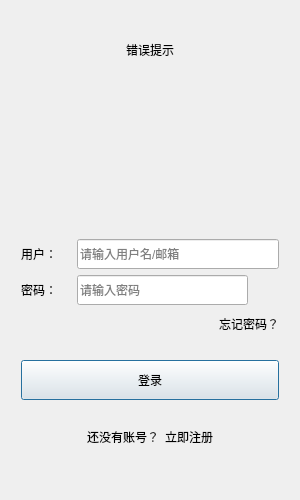
<?xml version="1.0" encoding="UTF-8"?>
<ui version="4.0">
 <class>Login_dialog</class>
 <widget class="QDialog" name="Login_dialog">
  <property name="geometry">
   <rect>
    <x>0</x>
    <y>0</y>
    <width>300</width>
    <height>500</height>
   </rect>
  </property>
  <property name="minimumSize">
   <size>
    <width>300</width>
    <height>500</height>
   </size>
  </property>
  <property name="maximumSize">
   <size>
    <width>300</width>
    <height>500</height>
   </size>
  </property>
  <property name="windowTitle">
   <string>Dialog</string>
  </property>
  <layout class="QHBoxLayout" name="horizontalLayout_2">
   <item>
    <layout class="QVBoxLayout" name="verticalLayout_2">
     <item>
      <spacer name="verticalSpacer_4">
       <property name="orientation">
        <enum>Qt::Orientation::Vertical</enum>
       </property>
       <property name="sizeHint" stdset="0">
        <size>
         <width>20</width>
         <height>30</height>
        </size>
       </property>
      </spacer>
     </item>
     <item>
      <widget class="QLabel" name="err_tip">
       <property name="text">
        <string>错误提示</string>
       </property>
       <property name="alignment">
        <set>Qt::AlignmentFlag::AlignCenter</set>
       </property>
      </widget>
     </item>
     <item>
      <widget class="QWidget" name="widget" native="true">
       <layout class="QHBoxLayout" name="horizontalLayout_3">
        <item>
         <widget class="QLabel" name="label">
          <property name="minimumSize">
           <size>
            <width>0</width>
            <height>150</height>
           </size>
          </property>
          <property name="maximumSize">
           <size>
            <width>16777215</width>
            <height>150</height>
           </size>
          </property>
          <property name="text">
           <string/>
          </property>
          <property name="pixmap">
           <pixmap resource="RC.qrc">:/res/ice.png</pixmap>
          </property>
          <property name="scaledContents">
           <bool>false</bool>
          </property>
          <property name="alignment">
           <set>Qt::AlignmentFlag::AlignCenter</set>
          </property>
         </widget>
        </item>
       </layout>
      </widget>
     </item>
     <item>
      <layout class="QHBoxLayout" name="horizontalLayout">
       <property name="leftMargin">
        <number>10</number>
       </property>
       <property name="topMargin">
        <number>0</number>
       </property>
       <property name="rightMargin">
        <number>10</number>
       </property>
       <property name="bottomMargin">
        <number>0</number>
       </property>
       <item>
        <widget class="QLabel" name="user_lable">
         <property name="minimumSize">
          <size>
           <width>50</width>
           <height>0</height>
          </size>
         </property>
         <property name="text">
          <string>用户：</string>
         </property>
        </widget>
       </item>
       <item>
        <widget class="QLineEdit" name="user_edit">
         <property name="minimumSize">
          <size>
           <width>0</width>
           <height>30</height>
          </size>
         </property>
         <property name="maximumSize">
          <size>
           <width>16777215</width>
           <height>30</height>
          </size>
         </property>
         <property name="placeholderText">
          <string>请输入用户名/邮箱</string>
         </property>
        </widget>
       </item>
      </layout>
     </item>
     <item>
      <layout class="QHBoxLayout" name="horizontalLayout_5">
       <property name="leftMargin">
        <number>10</number>
       </property>
       <property name="rightMargin">
        <number>10</number>
       </property>
       <item>
        <widget class="QLabel" name="pwd_lable">
         <property name="minimumSize">
          <size>
           <width>50</width>
           <height>0</height>
          </size>
         </property>
         <property name="text">
          <string>密码：</string>
         </property>
        </widget>
       </item>
       <item>
        <widget class="QLineEdit" name="pwd_edit">
         <property name="minimumSize">
          <size>
           <width>0</width>
           <height>30</height>
          </size>
         </property>
         <property name="maximumSize">
          <size>
           <width>16777215</width>
           <height>30</height>
          </size>
         </property>
         <property name="placeholderText">
          <string>请输入密码</string>
         </property>
        </widget>
       </item>
       <item>
        <widget class="ClickedLable" name="pwd_visble">
         <property name="minimumSize">
          <size>
           <width>25</width>
           <height>25</height>
          </size>
         </property>
         <property name="maximumSize">
          <size>
           <width>25</width>
           <height>25</height>
          </size>
         </property>
         <property name="text">
          <string/>
         </property>
        </widget>
       </item>
      </layout>
     </item>
     <item>
      <layout class="QHBoxLayout" name="horizontalLayout_6">
       <property name="leftMargin">
        <number>10</number>
       </property>
       <property name="rightMargin">
        <number>10</number>
       </property>
       <item>
        <spacer name="horizontalSpacer">
         <property name="orientation">
          <enum>Qt::Orientation::Horizontal</enum>
         </property>
         <property name="sizeHint" stdset="0">
          <size>
           <width>40</width>
           <height>20</height>
          </size>
         </property>
        </spacer>
       </item>
       <item>
        <widget class="ClickedLable" name="forget_lable">
         <property name="minimumSize">
          <size>
           <width>0</width>
           <height>25</height>
          </size>
         </property>
         <property name="maximumSize">
          <size>
           <width>16777215</width>
           <height>25</height>
          </size>
         </property>
         <property name="text">
          <string>忘记密码？</string>
         </property>
        </widget>
       </item>
      </layout>
     </item>
     <item>
      <spacer name="verticalSpacer_5">
       <property name="orientation">
        <enum>Qt::Orientation::Vertical</enum>
       </property>
       <property name="sizeHint" stdset="0">
        <size>
         <width>20</width>
         <height>10</height>
        </size>
       </property>
      </spacer>
     </item>
     <item>
      <layout class="QHBoxLayout" name="horizontalLayout_7">
       <property name="leftMargin">
        <number>10</number>
       </property>
       <property name="rightMargin">
        <number>10</number>
       </property>
       <item>
        <widget class="QPushButton" name="Login_btn">
         <property name="minimumSize">
          <size>
           <width>0</width>
           <height>40</height>
          </size>
         </property>
         <property name="maximumSize">
          <size>
           <width>16777215</width>
           <height>40</height>
          </size>
         </property>
         <property name="text">
          <string>登录</string>
         </property>
        </widget>
       </item>
      </layout>
     </item>
     <item>
      <spacer name="verticalSpacer_6">
       <property name="orientation">
        <enum>Qt::Orientation::Vertical</enum>
       </property>
       <property name="sizeHint" stdset="0">
        <size>
         <width>20</width>
         <height>15</height>
        </size>
       </property>
      </spacer>
     </item>
     <item>
      <layout class="QHBoxLayout" name="horizontalLayout_8">
       <item>
        <spacer name="horizontalSpacer_4">
         <property name="orientation">
          <enum>Qt::Orientation::Horizontal</enum>
         </property>
         <property name="sizeHint" stdset="0">
          <size>
           <width>40</width>
           <height>20</height>
          </size>
         </property>
        </spacer>
       </item>
       <item>
        <widget class="QLabel" name="tip_label">
         <property name="text">
          <string>还没有账号？</string>
         </property>
        </widget>
       </item>
       <item>
        <widget class="ClickedLable" name="Register_label">
         <property name="minimumSize">
          <size>
           <width>0</width>
           <height>25</height>
          </size>
         </property>
         <property name="text">
          <string>立即注册</string>
         </property>
        </widget>
       </item>
       <item>
        <spacer name="horizontalSpacer_5">
         <property name="orientation">
          <enum>Qt::Orientation::Horizontal</enum>
         </property>
         <property name="sizeHint" stdset="0">
          <size>
           <width>40</width>
           <height>20</height>
          </size>
         </property>
        </spacer>
       </item>
      </layout>
     </item>
     <item>
      <spacer name="verticalSpacer_3">
       <property name="orientation">
        <enum>Qt::Orientation::Vertical</enum>
       </property>
       <property name="sizeHint" stdset="0">
        <size>
         <width>20</width>
         <height>40</height>
        </size>
       </property>
      </spacer>
     </item>
    </layout>
   </item>
  </layout>
 </widget>
 <customwidgets>
  <customwidget>
   <class>ClickedLable</class>
   <extends>QLabel</extends>
   <header>clickedlable.h</header>
  </customwidget>
 </customwidgets>
 <resources>
  <include location="RC.qrc"/>
 </resources>
 <connections/>
</ui>
